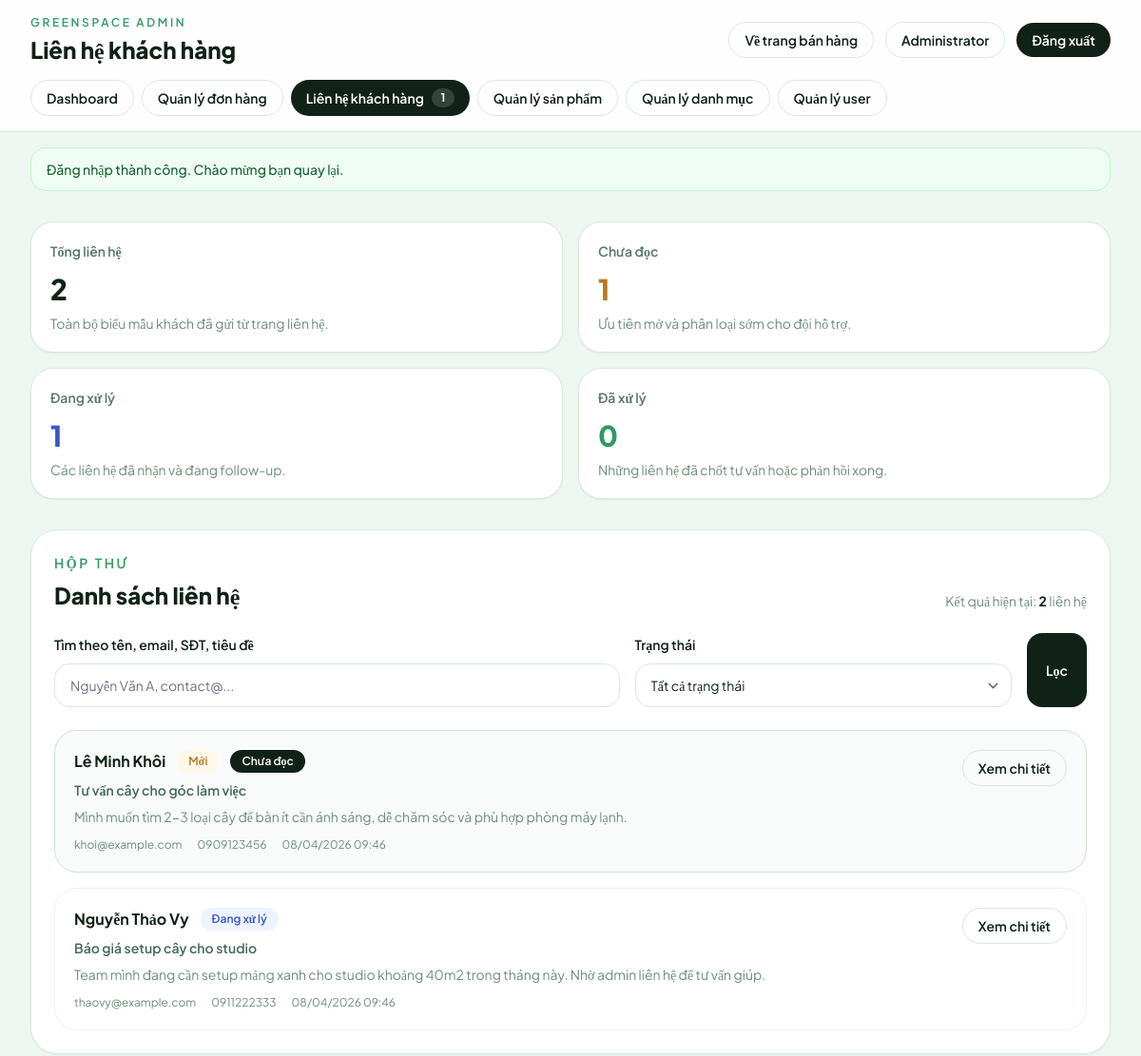
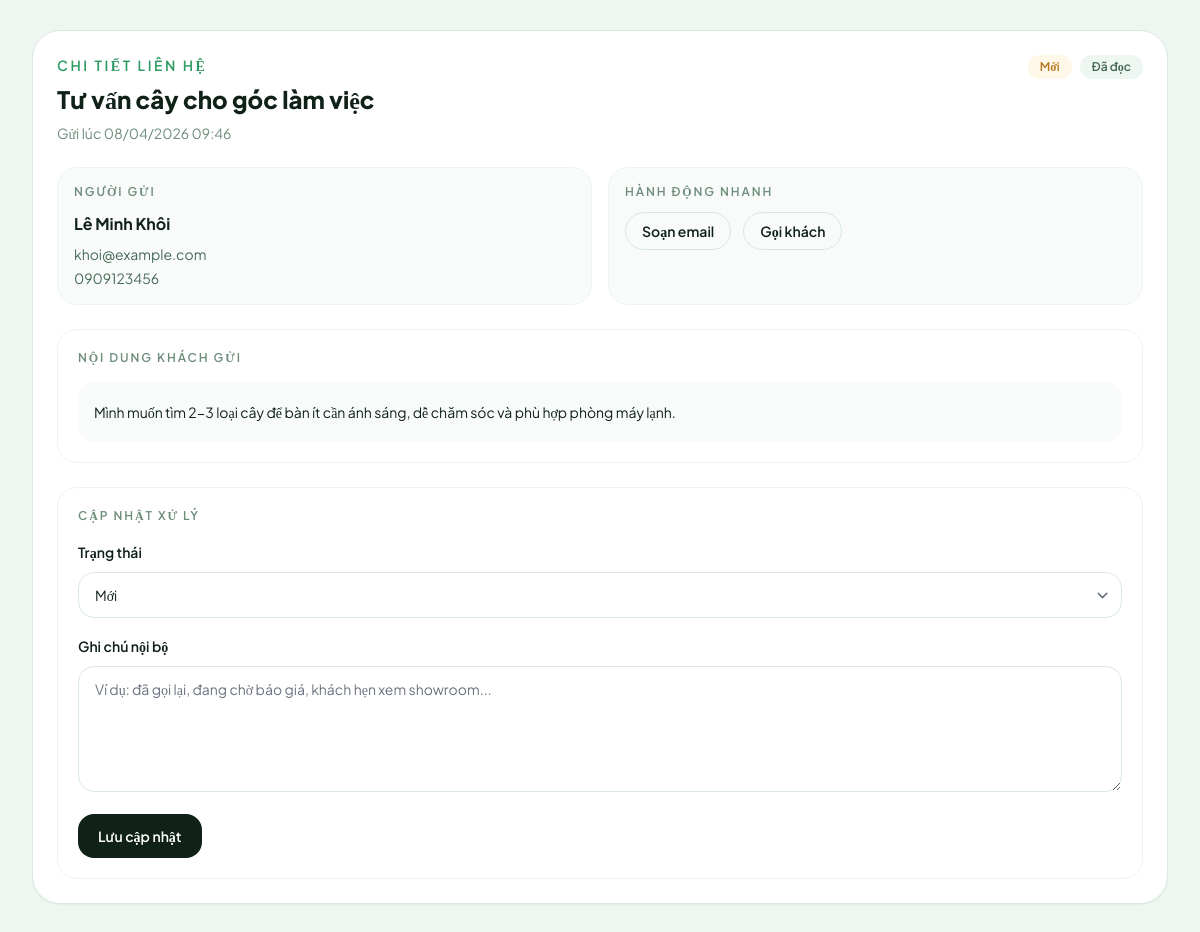
/admin/contacts.php?view=1 (signed in), run on the app's committed database (2 pictures, top to bottom).
### tables this page shows
CREATE TABLE contact_messages (
    id INT AUTO_INCREMENT PRIMARY KEY,
    full_name VARCHAR(120) NOT NULL,
    email VARCHAR(120) NOT NULL,
    phone VARCHAR(20) DEFAULT NULL,
    subject VARCHAR(180) NOT NULL,
    message TEXT NOT NULL,
    status ENUM('new', 'in_progress', 'resolved') NOT NULL DEFAULT 'new',
    is_read TINYINT(1) NOT NULL DEFAULT 0,
    admin_note TEXT DEFAULT NULL,
    created_at TIMESTAMP DEFAULT CURRENT_TIMESTAMP,
    updated_at TIMESTAMP DEFAULT CURRENT_TIMESTAMP ON UPDATE CURRENT_TIMESTAMP,
    INDEX idx_contact_messages_status (status),
    INDEX idx_contact_messages_is_read (is_read),
    INDEX idx_contact_messages_created_at (created_at)
);

### public/admin/contacts.php (the view, shortened to what the rows shown need)
<?php
if (empty($GLOBALS['mvc_template_rendering'])) {
    (new AdminPageController())->contacts()->send();
    return;
}
require_once __DIR__ . '/bootstrap.php';
if (!function_exists('admin_contacts_query')) {
function admin_contacts_query(array $params): string {
    $filtered = [];
    foreach ($params as $key => $value) {
        if ($value === null || $value === '' || $value === 'all') {
            continue;
        }
        if ($key === 'page' && (int)$value <= 1) {
            continue;
        }
        $filtered[$key] = $value;
    }
    $query = http_build_query($filtered);
    return $query !== '' ? '?' . $query : '';
}
}
    if (!function_exists('admin_contact_status_meta')) {
    function admin_contact_status_meta(string $status): array {
    return match ($status) {
        'resolved' => ['label' => 'Đã xử lý', 'class' => 'bg-[#edf8f1] text-[#2e9b63]'],
        'in_progress' => ['label' => 'Đang xử lý', 'class' => 'bg-[#eef4ff] text-[#3758c7]'],
        default => ['label' => 'Mới', 'class' => 'bg-[#fff7e8] text-[#b7791f]'],
    };
}
}
?>
<div class="space-y-8">
    <section class="grid gap-8 xl:grid-cols-[0.95fr_1.05fr]">
        <div class="rounded-[1.75rem] border border-[#d9e9de] bg-white p-6 shadow-sm">
            <div class="flex flex-col gap-4 lg:flex-row lg:items-end lg:justify-between">
                <div>
                    <h2 class="mt-2 text-2xl font-extrabold text-[#102118]">Danh sách liên hệ</h2>
                </div>
            </div>
            <?php if (empty($messages)): ?>
                <div class="mt-6 rounded-[1.5rem] border border-dashed border-[#d9e9de] px-6 py-12 text-center text-sm text-[#6e8d7b]">
                    Chưa có liên hệ nào phù hợp bộ lọc hiện tại.
                </div>
            <?php else: ?>
                <div class="mt-6 space-y-4">
                    <?php foreach ($messages as $message): ?>
                        <?php $statusMeta = admin_contact_status_meta((string)$message['status']); ?>
                        <article class="rounded-[1.5rem] border <?= empty($message['is_read']) ? 'border-[#cde4d4] bg-[#f8fbf9]' : 'border-[#edf4ef] bg-white' ?> p-5">
                            <div class="flex items-start justify-between gap-4">
                                <div class="min-w-0">
                                    <div class="flex flex-wrap items-center gap-3">
                                        <p class="text-base font-bold text-[#102118]"><?= clean($message['full_name']) ?></p>
                                        <span class="rounded-full px-3 py-1 text-xs font-semibold <?= clean($statusMeta['class']) ?>"><?= clean($statusMeta['label']) ?></span>
                                        <?php if (empty($message['is_read'])): ?>
                                            <span class="rounded-full bg-[#102118] px-3 py-1 text-xs font-semibold text-white">Chưa đọc</span>
                                        <?php endif; ?>
                                    </div>
                                    <p class="mt-2 text-sm font-semibold text-[#456a57]"><?= clean($message['subject']) ?></p>
                                    <p class="mt-2 text-sm text-[#6e8d7b]"><?= clean(truncate((string)$message['message'], 140)) ?></p>
                                    <div class="mt-3 flex flex-wrap gap-4 text-xs text-[#6e8d7b]">
                                        <span><?= clean($message['email']) ?></span>
                                        <?php if (!empty($message['phone'])): ?><span><?= clean($message['phone']) ?></span><?php endif; ?>
                                        <span><?= format_date($message['created_at'], 'd/m/Y H:i') ?></span>
                                    </div>
                                </div>
                                <a href="contacts.php<?= clean(admin_contacts_query([
                                    'q' => $search,
                                    'status' => $statusFilter,
                                    'page' => $page,
                                    'view' => (int)$message['id'],
                                ])) ?>#contact-detail" class="inline-flex items-center rounded-full border border-[#d9e9de] px-4 py-2 text-sm font-semibold text-[#102118] transition-colors hover:border-[#2e9b63] hover:text-[#2e9b63]">
                                    Xem chi tiết
                                </a>
                            </div>
                        </article>
                    <?php endforeach; ?>
                </div>
            <?php endif; ?>
        </div>
        <div id="contact-detail" class="rounded-[1.75rem] border border-[#d9e9de] bg-white p-6 shadow-sm">
            <?php if (!$viewMessage): ?>
                <div class="flex h-full min-h-[420px] items-center justify-center rounded-[1.25rem] border border-dashed border-[#d9e9de] px-6 text-center text-sm text-[#6e8d7b]">
                    Chọn một liên hệ ở danh sách bên trái để xem chi tiết và cập nhật trạng thái xử lý.
                </div>
            <?php else: ?>
                <?php $viewMeta = admin_contact_status_meta((string)$viewMessage['status']); ?>
                <div class="flex flex-wrap items-start justify-between gap-4">
                    <div>
                        <p class="text-sm font-semibold uppercase tracking-[0.18em] text-[#2e9b63]">Chi tiết liên hệ</p>
                        <h2 class="mt-2 text-2xl font-extrabold text-[#102118]"><?= clean($viewMessage['subject']) ?></h2>
                        <p class="mt-2 text-sm text-[#6e8d7b]">Gửi lúc <?= format_date($viewMessage['created_at'], 'd/m/Y H:i') ?></p>
                    </div>
                    <div class="flex flex-wrap gap-2">
                        <span class="rounded-full px-3 py-1 text-xs font-semibold <?= clean($viewMeta['class']) ?>"><?= clean($viewMeta['label']) ?></span>
                        <span class="rounded-full px-3 py-1 text-xs font-semibold <?= !empty($viewMessage['is_read']) ? 'bg-[#eef6f1] text-[#456a57]' : 'bg-[#102118] text-white' ?>">
                            <?= !empty($viewMessage['is_read']) ? 'Đã đọc' : 'Chưa đọc' ?>
                        </span>
                    </div>
                </div>
                <div class="mt-6 grid gap-4 md:grid-cols-2">
                    <article class="rounded-[1.25rem] border border-[#edf4ef] bg-[#f8fbf9] p-4">
                        <p class="text-xs font-semibold uppercase tracking-[0.16em] text-[#6e8d7b]">Người gửi</p>
                        <p class="mt-3 font-bold text-[#102118]"><?= clean($viewMessage['full_name']) ?></p>
                        <p class="mt-2 text-sm text-[#456a57]"><?= clean($viewMessage['email']) ?></p>
                        <p class="mt-1 text-sm text-[#456a57]"><?= clean((string)($viewMessage['phone'] ?: 'Chưa cung cấp số điện thoại')) ?></p>
                    </article>
                    <article class="rounded-[1.25rem] border border-[#edf4ef] bg-[#f8fbf9] p-4">
                        <p class="text-xs font-semibold uppercase tracking-[0.16em] text-[#6e8d7b]">Hành động nhanh</p>
                        <div class="mt-3 flex flex-wrap gap-3 text-sm">
                            <a href="mailto:<?= clean($viewMessage['email']) ?>?subject=<?= rawurlencode('Re: ' . (string)$viewMessage['subject']) ?>" class="inline-flex items-center rounded-full border border-[#d9e9de] px-4 py-2 font-semibold text-[#102118] transition-colors hover:border-[#2e9b63] hover:text-[#2e9b63]">Soạn email</a>
                            <?php if (!empty($viewMessage['phone'])): ?>
                                <a href="tel:<?= clean((string)$viewMessage['phone']) ?>" class="inline-flex items-center rounded-full border border-[#d9e9de] px-4 py-2 font-semibold text-[#102118] transition-colors hover:border-[#2e9b63] hover:text-[#2e9b63]">Gọi khách</a>
                            <?php endif; ?>
                        </div>
                    </article>
                </div>
                <section class="mt-6 rounded-[1.25rem] border border-[#edf4ef] p-5">
                    <p class="text-xs font-semibold uppercase tracking-[0.16em] text-[#6e8d7b]">Nội dung khách gửi</p>
                    <div class="mt-4 rounded-[1rem] bg-[#f8fbf9] p-4 text-sm leading-7 text-[#102118]">
                        <?= nl2br(clean($viewMessage['message'])) ?>
                    </div>
                </section>
                <section class="mt-6 rounded-[1.25rem] border border-[#edf4ef] p-5">
                    <p class="text-xs font-semibold uppercase tracking-[0.16em] text-[#6e8d7b]">Cập nhật xử lý</p>
                    <form method="POST" class="mt-4 space-y-4">
                        <div class="space-y-2">
                            <label for="next_status" class="text-sm font-semibold text-[#102118]">Trạng thái</label>
                            <select id="next_status" name="next_status" class="w-full rounded-2xl border border-[#d9e9de] px-4 py-3 text-sm text-[#102118] focus:border-[#2e9b63] focus:ring-[#2e9b63]">
                                <option value="new" <?= (string)$viewMessage['status'] === 'new' ? 'selected' : '' ?>>Mới</option>
                            </select>
                        </div>
                        <div class="space-y-2">
                            <label for="admin_note" class="text-sm font-semibold text-[#102118]">Ghi chú nội bộ</label>
                            <textarea id="admin_note" name="admin_note" rows="5" class="w-full rounded-2xl border border-[#d9e9de] px-4 py-3 text-sm text-[#102118] focus:border-[#2e9b63] focus:ring-[#2e9b63]" placeholder="Ví dụ: đã gọi lại, đang chờ báo giá, khách hẹn xem showroom..."><?= clean((string)($viewMessage['admin_note'] ?? '')) ?></textarea>
                        </div>
                        <button type="submit" class="inline-flex items-center justify-center rounded-2xl bg-[#102118] px-5 py-3 text-sm font-semibold text-white transition-colors hover:bg-[#1f3b2d]">
                            Lưu cập nhật
                        </button>
                    </form>
                </section>
            <?php endif; ?>
        </div>
    </section>
</div>

### data on the page
contact_messages: full_name "Lê Minh Khôi", status "Mới", is_read "Chưa đọc", subject "Tư vấn cây cho góc làm việc", message "Mình muốn tìm 2-3 loại cây để bàn ít cần ánh sáng, dễ chăm sóc và phù hợp phòng máy lạnh.", email "khoi@example.com", phone "0909123456", created_at "08/04/2026 09:46", next_status "Mới"
contact_messages: full_name "Nguyễn Thảo Vy", status "Đang xử lý", subject "Báo giá setup cây cho studio", message "Team mình đang cần setup mảng xanh cho studio khoảng 40m2 trong tháng này. Nhờ admin liên hệ để tư vấn giúp.", email "thaovy@example.com", phone "0911222333", created_at "08/04/2026 09:46"

### other printed values
$title "Liên hệ khách hàng"
$adminName "Administrator"
$label "Dashboard"
$label "Quản lý đơn hàng"
$label "Liên hệ khách hàng"
$unreadContactCount "1"
$label "Quản lý sản phẩm"
$label "Quản lý danh mục"
$label "Quản lý user"
$flash['message'] "Đăng nhập thành công. Chào mừng bạn quay lại."
$stats['total_messages'] "2"
$stats['unread_messages'] "1"
$stats['in_progress_messages'] "1"
$stats['resolved_messages'] "0"
$totalMessages "2"
